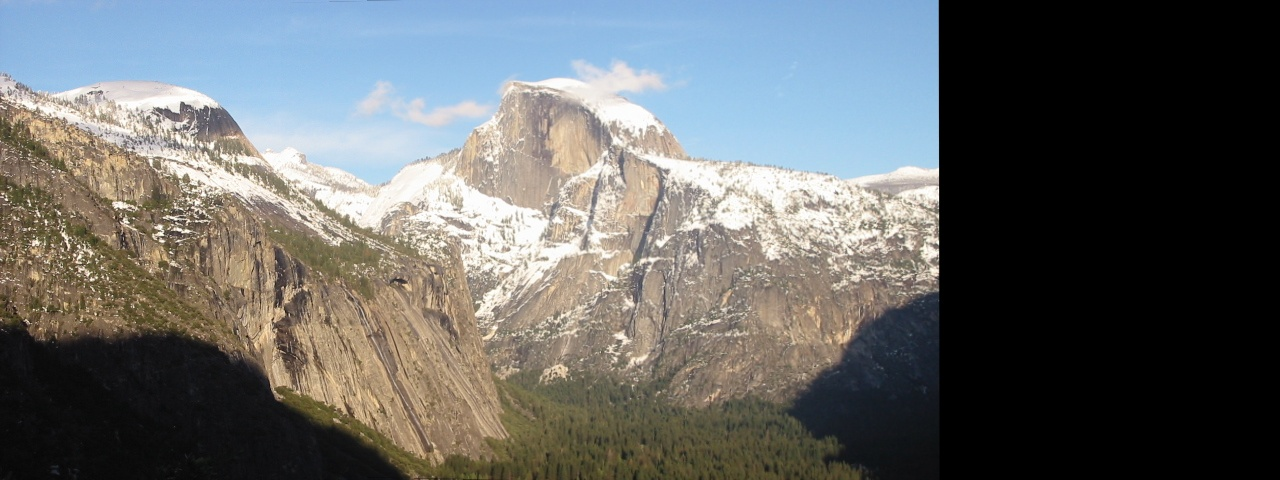
#> input picture 模式识别/作业1/results/yosemite5.jpg, 1280 x 480 px
$ python SIFT.py   (older library calls are emulated)
#> lines starting #> are read from the running program, lines starting #| are printed output that depends on the picture; after the words box and inside, x2 and y2 are one past the last pixel; in counts of white or black regions, pixels touching at a corner belong together
### 模式识别/作业1/utils.py
import cv2
import numpy as np


# [35 lines left out: function harris_corners, not called in this run]


def warp_corner(H, src):
    '''
    :param H: 单应矩阵
    :param src: 透视变化的图像
    :return: 透视变化后的四个角，左上角开始，逆时钟
    '''

    warp_points = []
    # 图像左上角，左下角
    src_left_up = np.array([0, 0, 1])
    src_left_down = np.array([0, src.shape[0], 1])

    # 图像右上角，右下角
    src_right_up = np.array([src.shape[1], 0, 1])
    src_right_down = np.array([src.shape[1], src.shape[0], 1])

    # 透视变化后的左上角，左下角
    warp_left_up = H.dot(src_left_up)
    left_up = warp_left_up[0:2] / warp_left_up[2]
    warp_points.append(left_up)
    warp_left_down = H.dot(src_left_down)
    left_down = warp_left_down[0:2] / warp_left_down[2]
    warp_points.append(left_down)

    # 透视变化后的右上角，右下角
    warp_right_up = H.dot(src_right_up)
    right_up = warp_right_up[0:2] / warp_right_up[2]
    warp_points.append(right_up)
    warp_right_down = H.dot(src_right_down)
    right_down = warp_right_down[0:2] / warp_right_down[2]
    warp_points.append(right_down)
    return warp_points


# [8 lines left out: function optim_mask, not called in this run]


def Seam_Left_Right(left, imagewarp, H, warp_point, with_optim_mask=True):
    '''
    :param left: 拼接的左图像
    :param imagewarp: 透视变化后的右图像
    :param H: 单应矩阵
    :param warp_point: 透视变化后的四个顶点
    :param with_optim_mask: 是否需要对拼接后的图像进行优化
    :return:
    '''
    w = left.shape[1]
    mask = imagewarp[:, 0:w]
    mask = cv2.cvtColor(mask, cv2.COLOR_BGR2GRAY)
    mask[mask != 0] = 1
    mask[mask == 0] = 0
    mask = 1 - mask
    mask = np.float32(mask)

    if with_optim_mask == True:
        mask = optim_mask(mask, warp_point)
    mask_rgb = np.stack([mask, mask, mask], axis=2)
    tt = np.uint8((1 - mask_rgb) * 255)
    left = left * mask_rgb + imagewarp[:, 0:w] * (1 - mask_rgb)
    imagewarp[:, 0:w] = left
    return np.uint8(imagewarp)

### 模式识别/作业1/SIFT.py
import cv2
import numpy as np
from utils import warp_corner, optim_mask, Seam_Left_Right, harris_corners

# 读取图像
image1 = cv2.imread('results/yosemite5.jpg')
#> image1 is the input picture: shape (480, 1280, 3); mean B, G, R 103.8, 104.5, 102.4
image2 = cv2.imread('results/yosemite6.jpg')
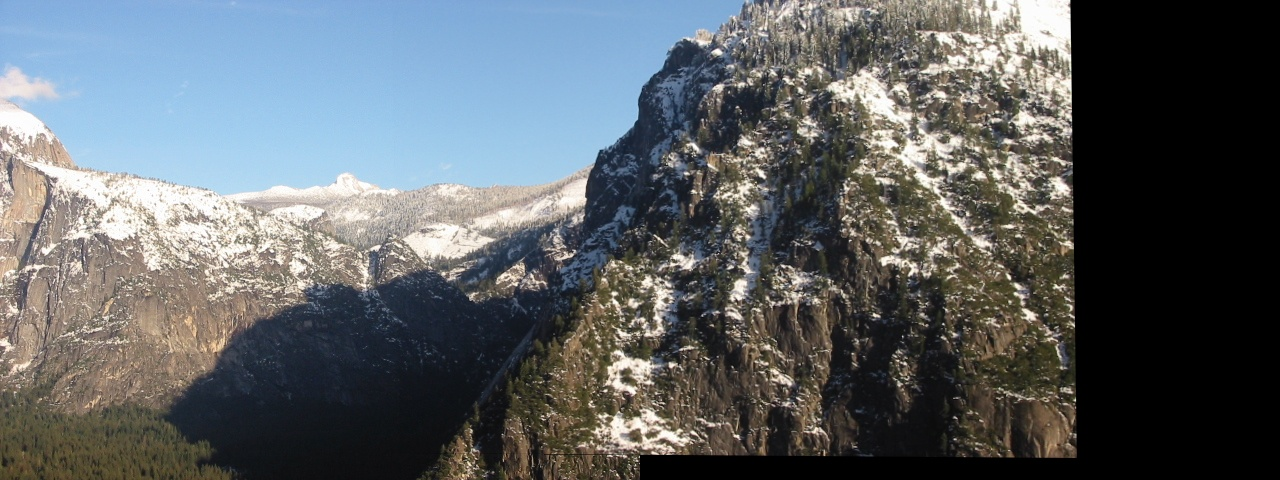
#> input picture 模式识别/作业1/results/yosemite6.jpg, 1280 x 480 px
#> image2 is the input picture: shape (480, 1280, 3); mean B, G, R 101.2, 98.2, 93.2

# 使用SIFT特征描述子获取关键点的特征
sift = cv2.SIFT_create()
keypoints1, descriptors1 = sift.detectAndCompute(image1, None)
#> keypoints1 = 3869 keypoints; strongest (x, y, size): (6, 199, 1.9), (935, 271, 6.4), (78, 246, 2.1), (74, 255, 1.9)
keypoints2, descriptors2 = sift.detectAndCompute(image2, None)
#> keypoints2 = 5880 keypoints; strongest (x, y, size): (1009, 277, 3), (671, 365, 4.1), (1060, 188, 12.7), (783, 266, 2.4)


# 创建BFMatcher对象并指定度量方式为欧几里得距离
bf = cv2.BFMatcher(normType=cv2.NORM_L2)

# 使用knn临近匹配算法
matches = bf.knnMatch(descriptors1, descriptors2, k=2)
#> matches = 3869 matches

# 应用比值测试
good_matches = []
for m, n in matches:
    if m.distance < 0.60 * n.distance:
        good_matches.append(m)
#> after the loop, good_matches = 563 matches

# 绘制匹配结果
image_matches = cv2.drawMatches(image1, keypoints1, image2, keypoints2, good_matches, None, flags=cv2.DrawMatchesFlags_NOT_DRAW_SINGLE_POINTS)
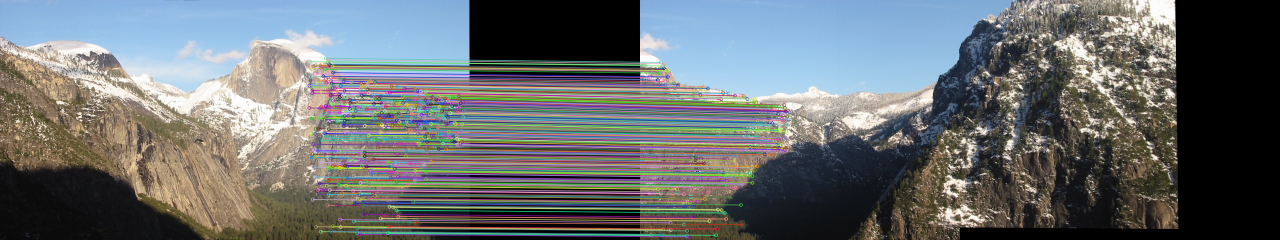
#> image_matches: shape (480, 2560, 3) (shown at 1/2 size); mean B, G, R 110.9, 109.4, 105.1

# 保存匹配结果
cv2.imwrite('results/uttower_match_sift.png', image_matches)

# 获取匹配点的坐标
left_points = np.float32([keypoints1[m.queryIdx].pt for m in good_matches])
#> left_points = 563 pairs, first value 617.4 to 928.7, second value 116.3 to 468.3
right_points = np.float32([keypoints2[m.trainIdx].pt for m in good_matches])
#> right_points = 563 pairs, first value 5.02 to 298.1, second value 124.4 to 473.4

# 使用RANSAC算法求解仿射变换矩阵
H, _ = cv2.findHomography(right_points, left_points, method=cv2.RANSAC, ransacReprojThreshold=5)
#> H = [[0.87, 0.0299, 606.7], [-0.08, 0.998, -5.75], [-0.000205, 1.46e-06, 1]]

# 求出右图像的透视变化顶点
warp_point = warp_corner(H, image2)
#> in warp_corner, `warp_left_up = H.dot(src_left_up)`: warp_left_up = [606.7, -5.75, 1]
#> in warp_corner, `left_up = warp_left_up[0:2] / warp_left_up[2]`: left_up = [606.7, -5.75]
#> in warp_corner, `warp_left_down = H.dot(src_left_down)`: warp_left_down = [621.1, 473.5, 1]
#> in warp_corner, `left_down = warp_left_down[0:2] / warp_left_down[2]`: left_down = [620.6, 473.2]
#> in warp_corner, `warp_right_up = H.dot(src_right_up)`: warp_right_up = [1720.4, -108.1, 0.738]
#> in warp_corner, `right_up = warp_right_up[0:2] / warp_right_up[2]`: right_up = [2332.3, -146.5]
#> in warp_corner, `warp_right_down = H.dot(src_right_down)`: warp_right_down = [1734.7, 371.2, 0.738]
#> in warp_corner, `right_down = warp_right_down[0:2] / warp_right_down[2]`: right_down = [2349.5, 502.7]
#> warp_point = [[606.7, -5.75], [620.6, 473.2], [2332.3, -146.5], [2349.5, 502.7]]

# 求出右图像的透视变化图像
imagewarp = cv2.warpPerspective(image2, H, (image1.shape[1] + image2.shape[1], image2.shape[0]))
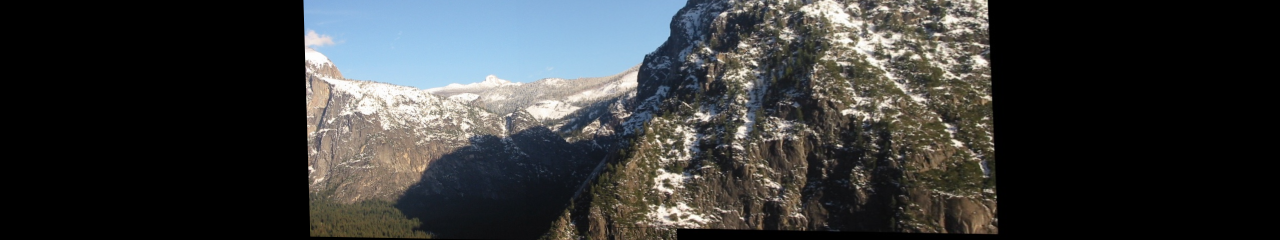
#> imagewarp: shape (480, 2560, 3) (shown at 1/2 size); mean B, G, R 58, 57.6, 55.7

# 对左右图像进行拼接
result = Seam_Left_Right(image1, imagewarp, H, warp_point, with_optim_mask=False)
#> in Seam_Left_Right, `mask = cv2.cvtColor(mask, cv2.COLOR_BGR2GRAY)`:
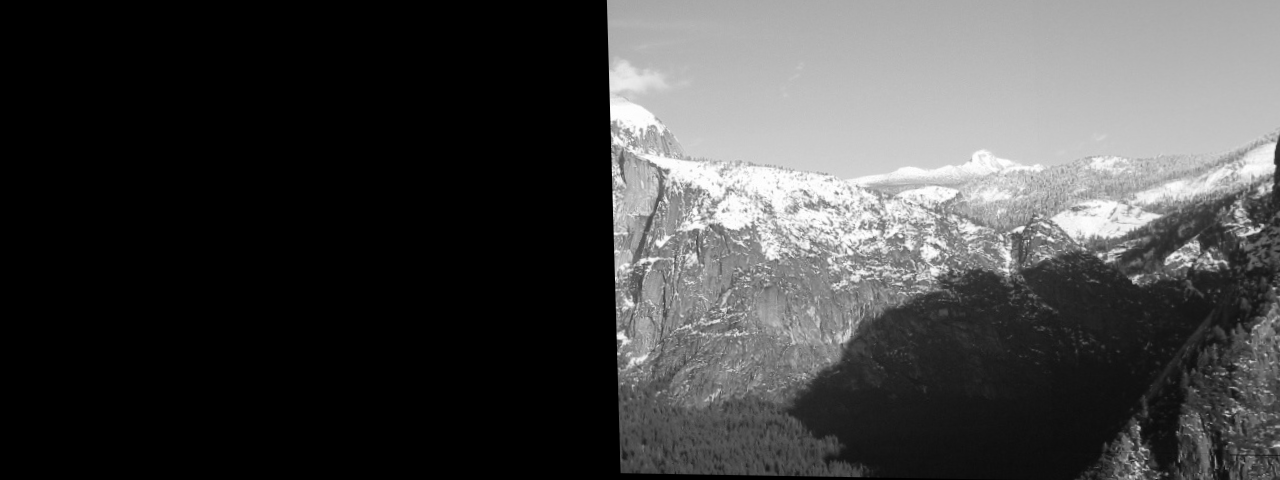
#> mask: shape (480, 1280); min 0, max 255, mean 68
#> in Seam_Left_Right, `mask[mask != 0] = 1`:
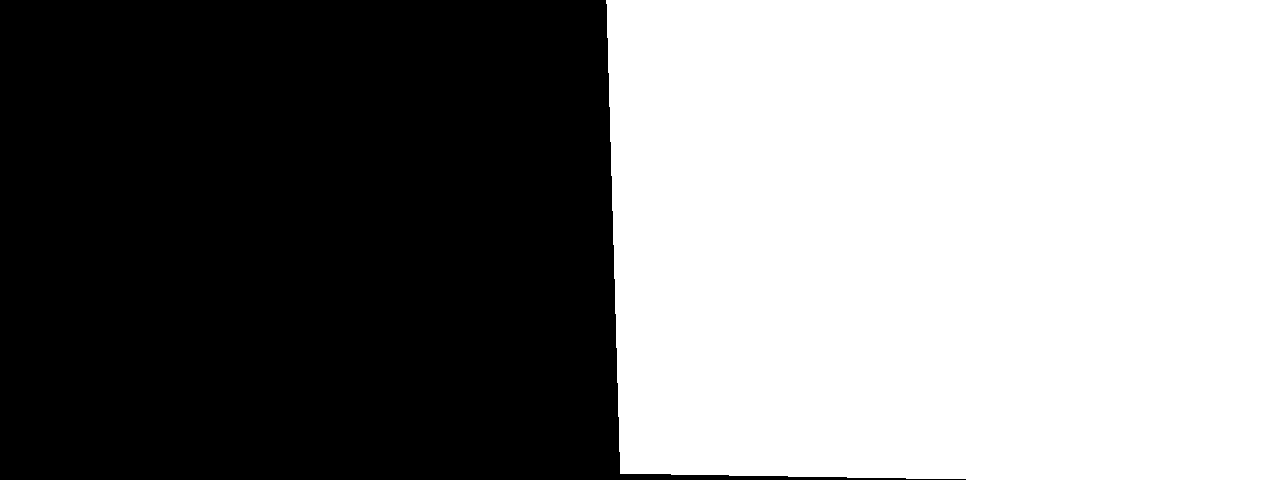
#> mask: shape (480, 1280); values 0 (black) and 1 (white), 51.9% white; 1 black region, box (x1, y1, x2, y2) and area: (0, 0, 966, 480) 295598
#> in Seam_Left_Right, `left = left * mask_rgb + imagewarp[:, 0:w] * (1 - mask_rgb)`:
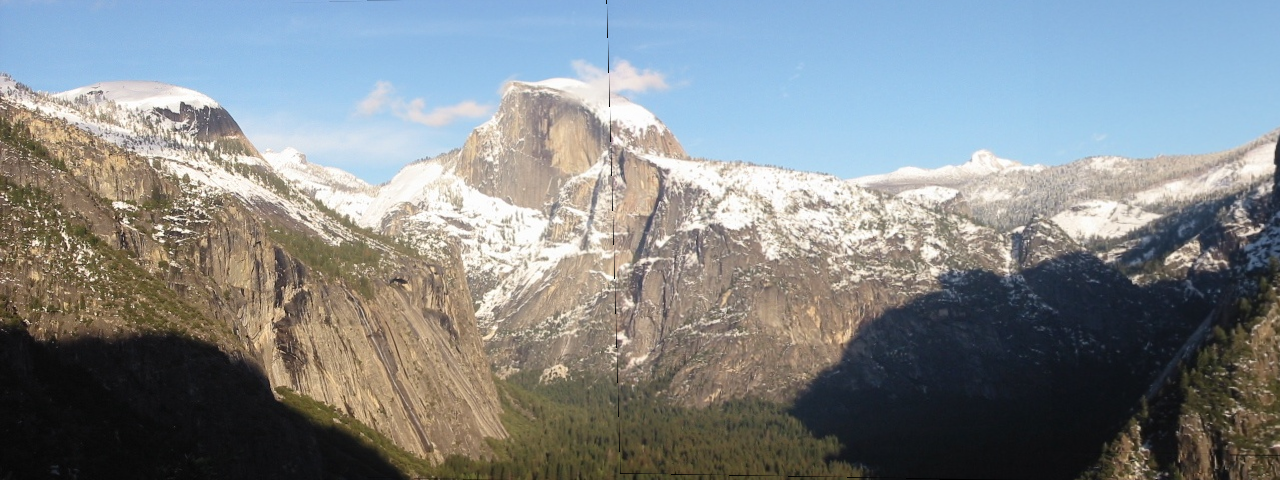
#> left: shape (480, 1280, 3) float32; mean of channels 0, 1, 2 138.2, 135.7, 130.4; drawn as B, G, R
#> in Seam_Left_Right, `imagewarp[:, 0:w] = left`:
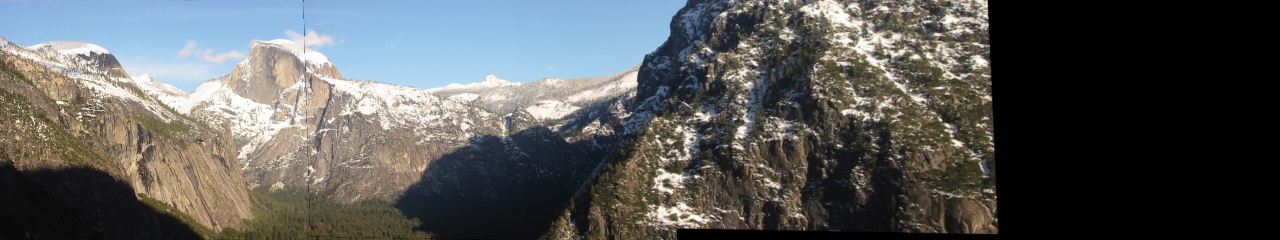
#> imagewarp: shape (480, 2560, 3) (shown at 1/2 size); mean B, G, R 90.4, 90.9, 89.1

cv2.imshow('Result', result)
cv2.waitKey(0)

# 保存结果
cv2.imwrite('results/yosemite_stitching.png', result)
